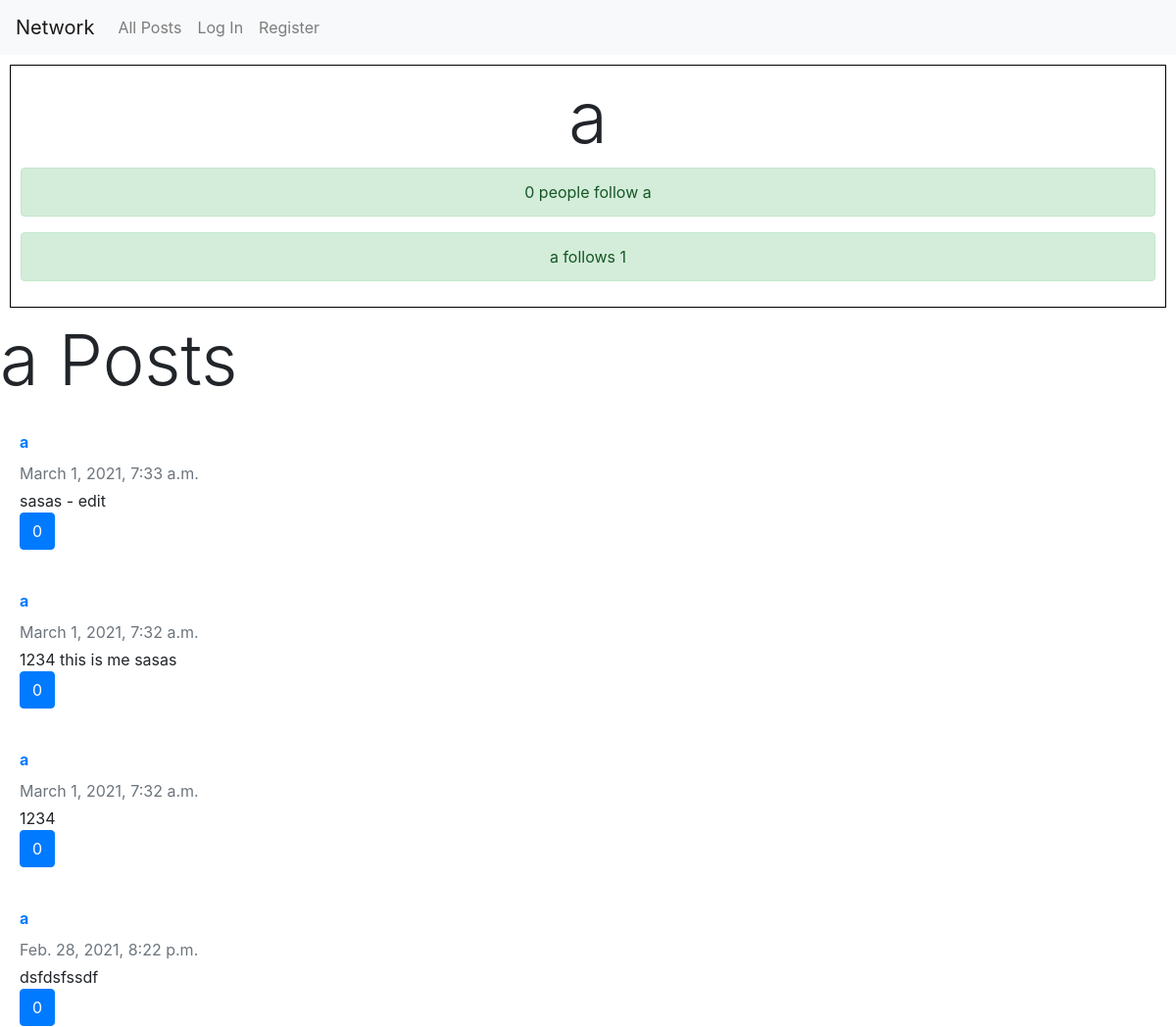
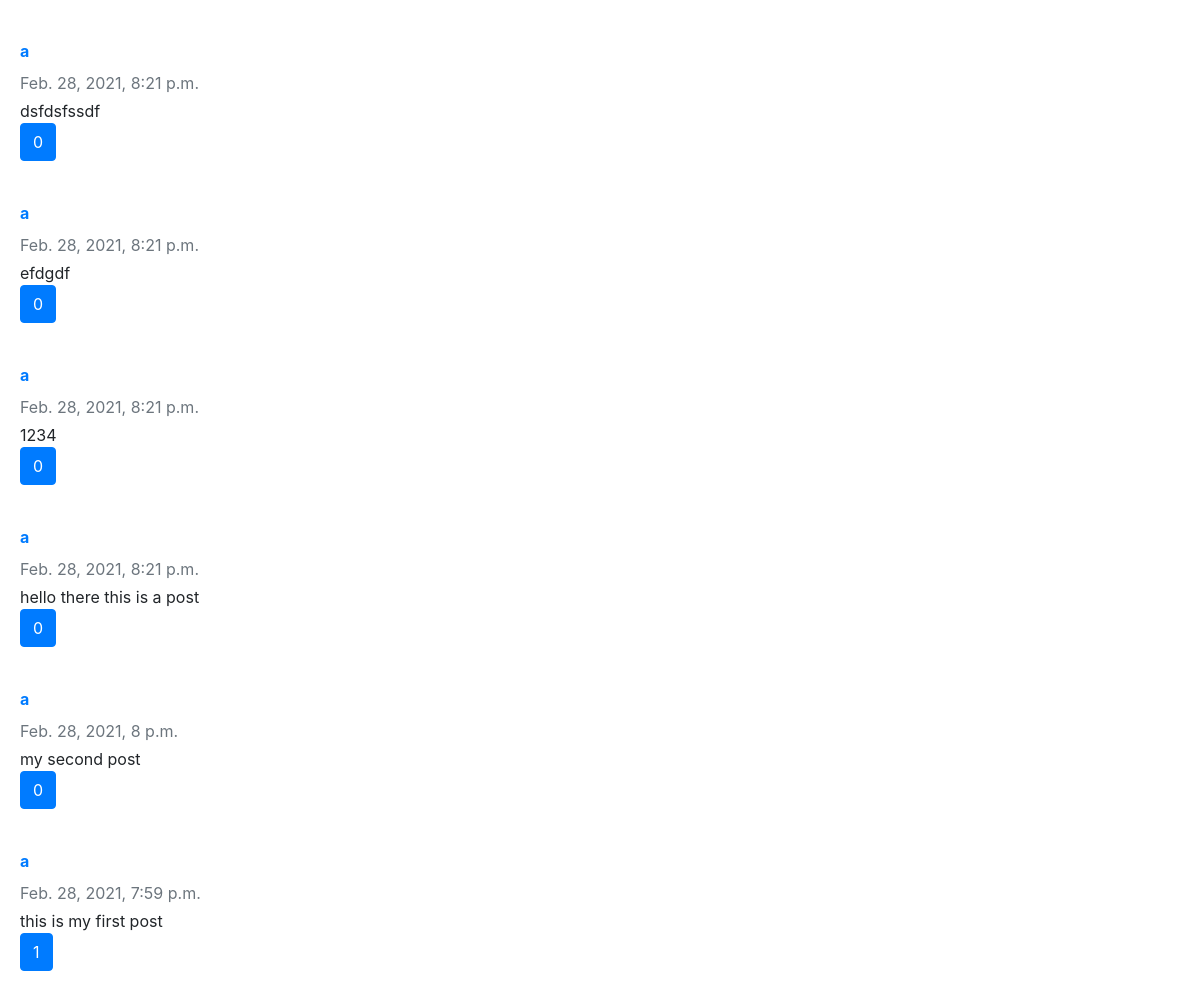
/profile/2, run on an earlier commit of the app's database (2 pictures, top to bottom).
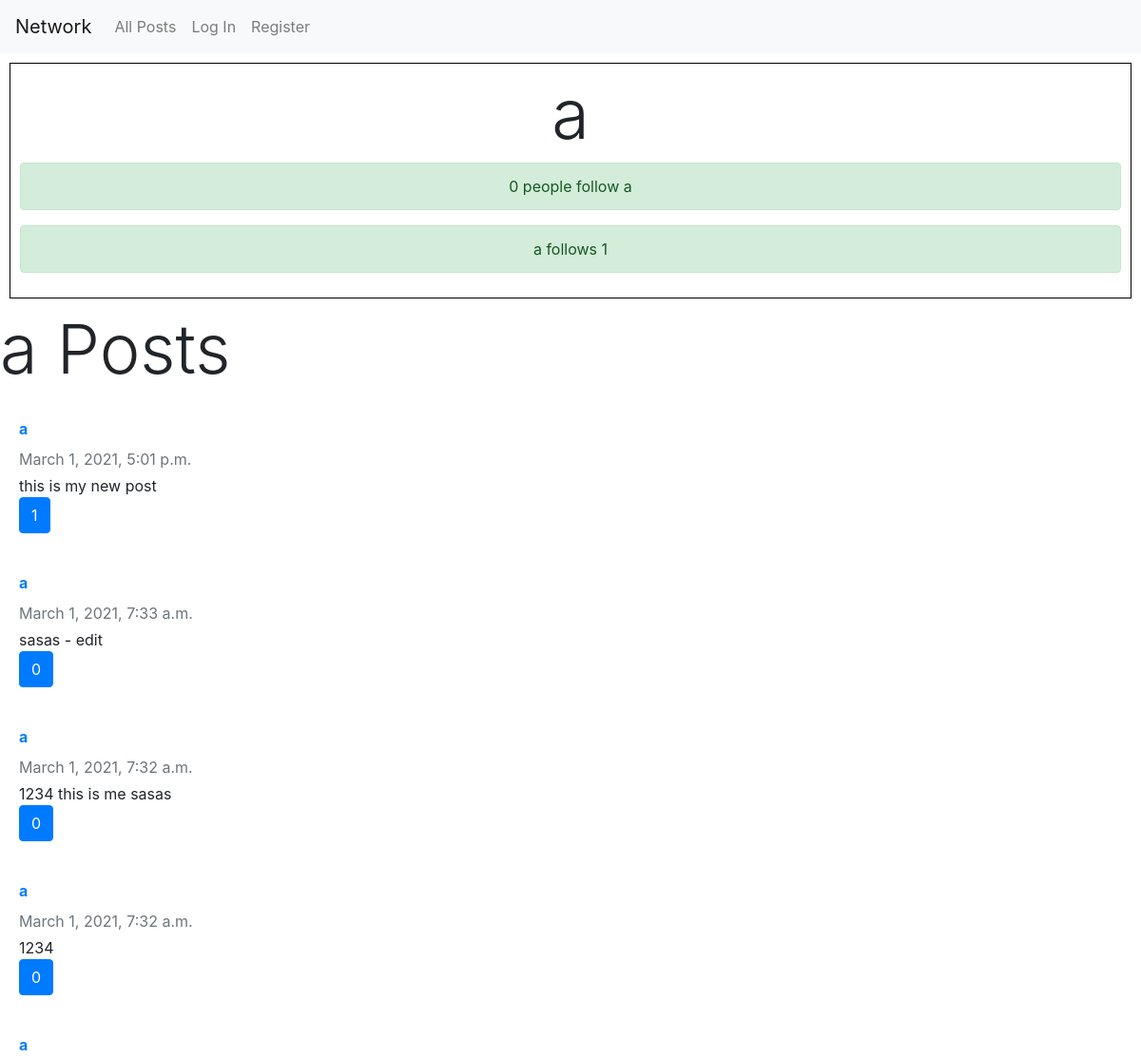
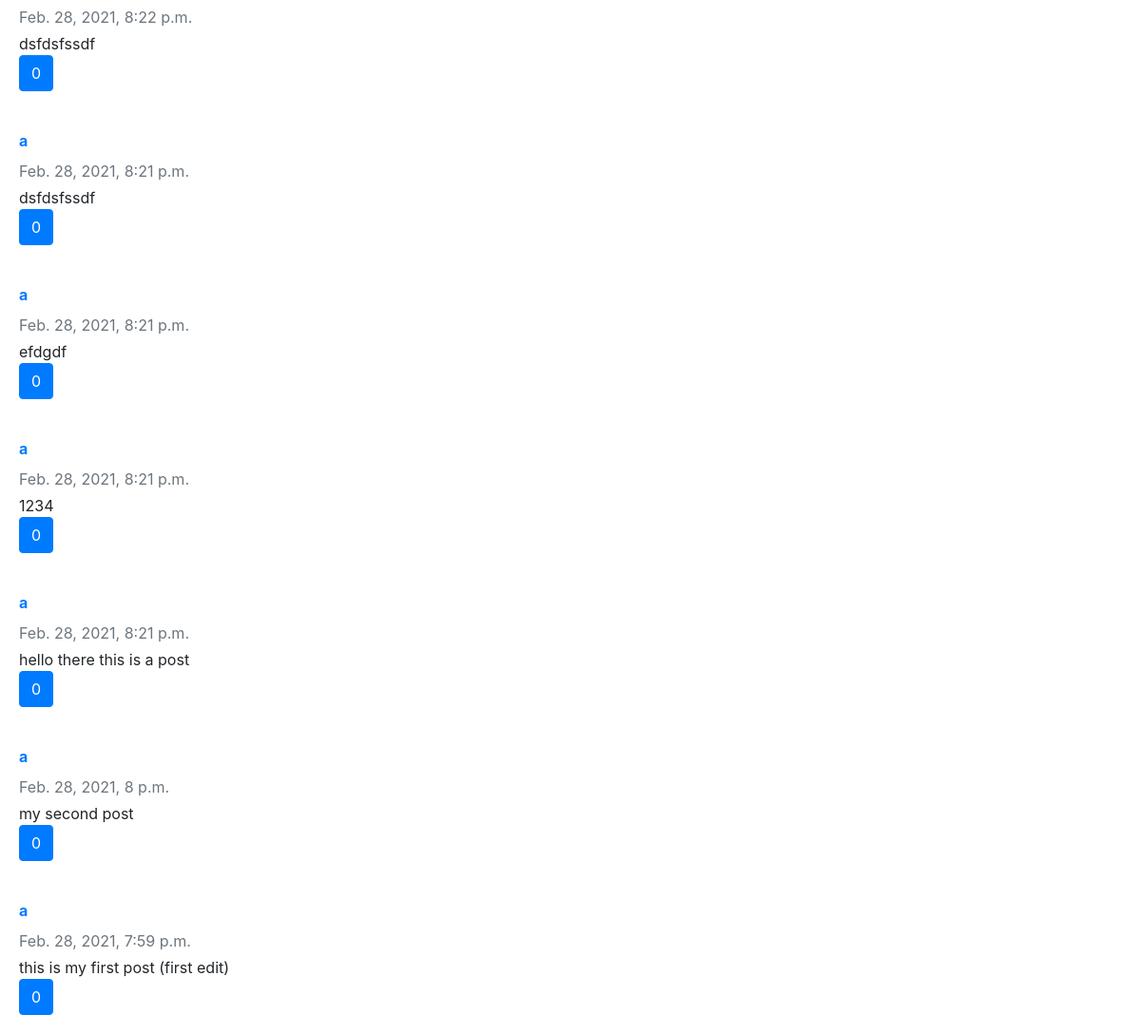
And on a later commit of the database (2 pictures, top to bottom).
### network/models.py (models this page shows, shortened)
class User(AbstractUser):
    following = models.ManyToManyField('User', related_name='followers')

class Post(models.Model):
    content = models.TextField()
    owner = models.ForeignKey(User, on_delete=models.CASCADE, related_name='posts')
    time_created = models.DateTimeField(auto_now_add=True)
    user_likes = models.ManyToManyField(User, related_name='post_likes')
    class Meta:
        ordering = ['-time_created']

### network/views.py (the view)
# urls.py: path('profile/<int:pk>', views.user_profile, name='user_profile'),
def user_profile(request, pk):
    profile_owner = User.objects.get(pk=pk)
    return render(request, 'network/profile.html', {'profile_owner': profile_owner})

### network/templates/network/profile.html (shortened to what this page needs)
{% extends 'network/layout.html' %}
{% load static %}
{% block body %}
    <div class="profile">
        <h3 class="display-3" >{{ profile_owner.username }}</h3>
        <div class="alert alert-success">{{ profile_owner.followers.count }} people follow {{ profile_owner.username }}</div>
        <div class="alert alert-success">{{ profile_owner.username }} follows {{ profile_owner.following.count }}</div>
    </div>
    <h3 class="display-3">{{ profile_owner.username }} Posts</h3>
    {% for post in profile_owner.posts.all %}
       <div class="card-body d-flex flex-column align-items-start">
              <strong class="d-inline-block mb-2 text-primary"><a href="{% url 'user_profile' post.owner.id %}">{{ post.owner.username }}</a></strong>
              <div class="mb-1 text-muted">{{ post.time_created }}</div>
              <p class="card-text mb-auto">{{ post.content }}</p>
              <button class="btn btn-primary">{{ post.user_likes.count }}</button>
            </div>
    {% empty %}
        {{ user.username }} has not posted anything yet.
    {% endfor %}
{% endblock %}

### network/templates/network/layout.html (shortened to what this page needs)
{% load static %}
<!DOCTYPE html>
<html lang="en">
    <head>
        <link rel="stylesheet" href="https://stackpath.bootstrapcdn.com/bootstrap/4.4.1/css/bootstrap.min.css">
        <link href="{% static 'network/styles.css' %}" rel="stylesheet">
    </head>
    <body>
        <nav class="navbar navbar-expand-lg navbar-light bg-light">
            <a class="navbar-brand" href="{% url 'index' %}">Network</a>
            <div>
              <ul class="navbar-nav mr-auto">
                <li class="nav-item">
                  <a class="nav-link" href="{% url 'all_posts' %}">All Posts</a>
                </li>
                {% if user.is_authenticated %}
                    <li class="nav-item">
                        <a class="nav-link" href="{% url 'following' %}">Following</a>
                    </li>
                    <li class="nav-item">
                        <a class="nav-link" href="{% url 'logout' %}">Log Out</a>
                    </li>
                {% else %}
                    <li class="nav-item">
                        <a class="nav-link" href="{% url 'login' %}">Log In</a>
                    </li>
                    <li class="nav-item">
                        <a class="nav-link" href="{% url 'register' %}">Register</a>
                    </li>
                {% endif %}
              </ul>
            </div>
          </nav>
        <div class="body">
            {% block body %}
            {% endblock %}
        </div>
    </body>
</html>

### network/static/network/styles.css (style rules this page uses)
.profile { margin: 10px; padding: 10px; text-align: center; border: 1px solid black; }

What changed in the data, as far as the page shows it:
added Post: owner.username "a", time_created "March 1, 2021, 5:01 p.m.", content "this is my new post", user_likes.count "1"
changed Post: content "this is my first post" → "this is my first post (first edit)"; user_likes.count "1" → "0"
